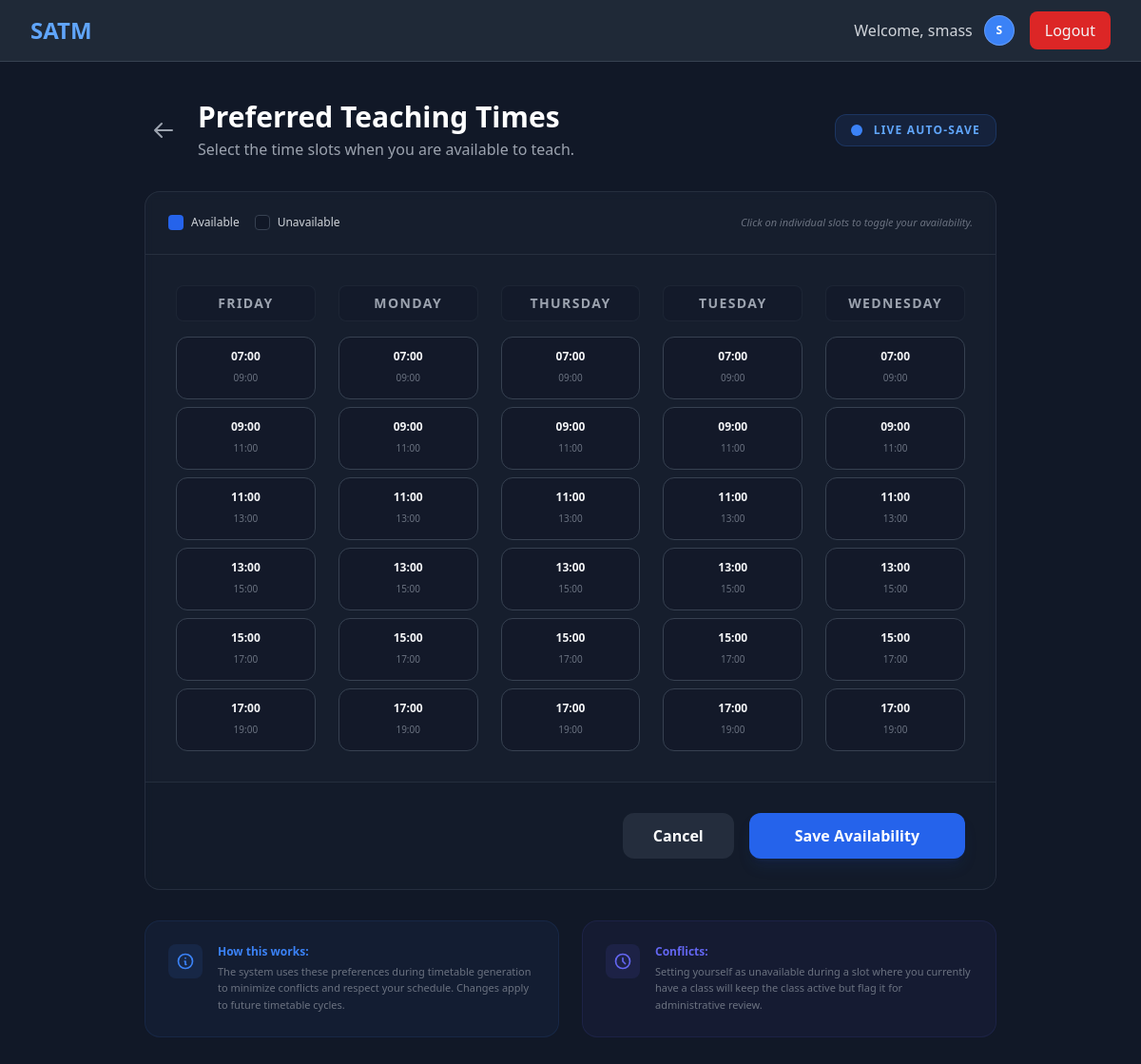
/dashboard/lecturer/set-availability/ (signed in), run on the app's committed database.
### users/models.py (models this page shows, shortened)
class User(AbstractUser):
    username = models.CharField(
        _('username'),
        max_length=150,
        unique=True,
        help_text=_('Required. 150 characters or fewer. Letters, digits and @/./+/-/_ only.'),
        validators=[SlashedUsernameValidator()],
        error_messages={
            'unique': _("A user with that username already exists."),
        },
    )
    ROLE_CHOICES = (
        ('admin', 'Admin'),
        ('lecturer', 'Lecturer'),
        ('student', 'Student'),
    )
    role = models.CharField(max_length=20, choices=ROLE_CHOICES, default='student')
    course = models.ForeignKey('timetabling.Course', on_delete=models.SET_NULL, null=True, blank=True, related_name='students')
    profile_picture = models.ImageField(upload_to='profile_pics/', null=True, blank=True)
    must_change_password = models.BooleanField(default=False, help_text="Force user to change password on next login.")
    year = models.IntegerField(null=True, blank=True)
    semester = models.IntegerField(null=True, blank=True, default=1)

### timetabling/models.py (models this page shows, shortened)
class TimeSlot(models.Model):
    day = models.CharField(max_length=10)  # Monday, Tuesday...
    start_time = models.TimeField()
    end_time = models.TimeField()
    class Meta:
        unique_together = ('day', 'start_time')

### users/views.py (the view, shortened to what this page needs)
# urls.py: path('dashboard/lecturer/set-availability/', views.set_availability, name='set_availability'),
@login_required
def set_availability(request):
    if request.user.role != 'lecturer':
        return redirect('login')
    all_slots = TimeSlot.objects.all().order_by('day', 'start_time')
    current_availability = LecturerAvailability.objects.filter(lecturer=request.user, is_available=True).values_list('time_slot_id', flat=True)
    return render(request, 'dashboards/set_availability.html', {
        'all_slots': all_slots,
        'current_availability': list(current_availability)
    })

### templates/dashboards/set_availability.html (shortened to what this page needs)
{% extends 'dashboards/base_dashboard.html' %}
{% load static %}
{% block content %}
<div class="max-w-4xl mx-auto">
    <div class="mb-8 flex items-center justify-between gap-4">
        <div class="flex items-center gap-4">
            <a href="{% url 'lecturer_dashboard' %}"
                class="p-2 hover:bg-gray-800 rounded-xl text-gray-400 hover:text-white transition-all">
                <svg xmlns="http://www.w3.org/2000/svg" class="h-6 w-6" fill="none" viewBox="0 0 24 24"
                    stroke="currentColor">
                    <path stroke-linecap="round" stroke-linejoin="round" stroke-width="2"
                        d="M10 19l-7-7m0 0l7-7m-7 7h18" />
                </svg>
            </a>
            <div>
                <h1 class="text-3xl font-bold text-white">Preferred Teaching Times</h1>
                <p class="text-gray-400 mt-1">Select the time slots when you are available to teach.</p>
            </div>
        </div>
        <div class="hidden md:flex items-center gap-3 px-4 py-2 bg-blue-500/10 border border-blue-500/20 rounded-xl">
            <div class="w-3 h-3 bg-blue-500 rounded-full animate-pulse"></div>
            <span class="text-xs font-semibold text-blue-400 uppercase tracking-widest">Live Auto-Save</span>
        </div>
    </div>
    <div class="bg-gray-800/40 border border-gray-700/50 rounded-2xl overflow-hidden backdrop-blur-sm">
        <div class="p-6 border-b border-gray-700/50 flex flex-col md:flex-row md:items-center justify-between gap-4">
            <div class="flex items-center gap-4">
                <div class="flex items-center gap-2">
                    <div class="w-4 h-4 bg-blue-600 rounded"></div>
                    <span class="text-xs text-gray-300">Available</span>
                </div>
                <div class="flex items-center gap-2">
                    <div class="w-4 h-4 bg-gray-900 border border-gray-700 rounded"></div>
                    <span class="text-xs text-gray-300">Unavailable</span>
                </div>
            </div>
            <p class="text-[11px] text-gray-500 italic">Click on individual slots to toggle your availability.</p>
        </div>
        <form method="post" id="availability-form">
            <div class="p-8">
                <div class="grid grid-cols-1 md:grid-cols-5 gap-6">
                    {% regroup all_slots by day as day_list %}
                    {% for day in day_list %}
                    <div class="space-y-4">
                        <h3
                            class="text-sm font-bold text-gray-400 uppercase tracking-widest text-center py-2 bg-gray-900/40 rounded-lg border border-gray-700/30">
                            {{ day.grouper }}
                        </h3>
                        <div class="space-y-2">
                            {% for slot in day.list %}
                            <label class="block relative group cursor-pointer">
                                <div class="w-full p-3 bg-gray-900/60 border border-gray-700 rounded-xl text-center transition-all duration-300
                                    peer-checked:bg-blue-600/20 peer-checked:border-blue-500/50 peer-checked:text-blue-400
                                    group-hover:border-gray-500/50">
                                    <span class="text-xs font-semibold block">{{ slot.start_time|time:"H:i" }}</span>
                                    <span
                                        class="text-[10px] text-gray-500 group-hover:text-gray-400 peer-checked:text-blue-500/70">{{ slot.end_time|time:"H:i" }}</span>
                                </div>
                            </label>
                            {% endfor %}
                        </div>
                    </div>
                    {% endfor %}
                </div>
            </div>
            <div class="p-8 bg-gray-900/40 border-t border-gray-700/50 flex justify-end gap-4">
                <a href="{% url 'lecturer_dashboard' %}"
                    class="px-8 py-3 bg-gray-700/50 hover:bg-gray-700/80 text-white font-bold rounded-xl transition-all duration-300">
                    Cancel
                </a>
                <button type="submit"
                    class="px-12 py-3 bg-blue-600 hover:bg-blue-700 text-white font-bold rounded-xl transition-all duration-300 shadow-lg shadow-blue-900/20 hover:scale-[1.02] active:scale-[0.98]">
                    Save Availability
                </button>
            </div>
        </form>
    </div>
    <div class="mt-8 flex flex-col md:flex-row gap-6">
        <div class="flex-1 p-6 bg-blue-500/5 border border-blue-500/10 rounded-2xl flex gap-4">
            <div class="p-2 bg-blue-500/10 rounded-lg text-blue-500 h-fit">
                <svg xmlns="http://www.w3.org/2000/svg" class="h-5 w-5" fill="none" viewBox="0 0 24 24"
                    stroke="currentColor">
                    <path stroke-linecap="round" stroke-linejoin="round" stroke-width="2"
                        d="M13 16h-1v-4h-1m1-4h.01M21 12a9 9 0 11-18 0 9 9 0 0118 0z" />
                </svg>
            </div>
            <div>
                <h4 class="text-blue-500 font-bold text-xs">How this works:</h4>
                <p class="text-gray-500 text-[11px] mt-1 leading-relaxed">
                    The system uses these preferences during timetable generation to minimize conflicts and respect your
                    schedule. Changes apply to future timetable cycles.
                </p>
            </div>
        </div>
        <div class="flex-1 p-6 bg-indigo-500/5 border border-indigo-500/10 rounded-2xl flex gap-4">
            <div class="p-2 bg-indigo-500/10 rounded-lg text-indigo-500 h-fit">
                <svg xmlns="http://www.w3.org/2000/svg" class="h-5 w-5" fill="none" viewBox="0 0 24 24"
                    stroke="currentColor">
                    <path stroke-linecap="round" stroke-linejoin="round" stroke-width="2"
                        d="M12 8v4l3 3m6-3a9 9 0 11-18 0 9 9 0 0118 0z" />
                </svg>
            </div>
            <div>
                <h4 class="text-indigo-500 font-bold text-xs">Conflicts:</h4>
                <p class="text-gray-500 text-[11px] mt-1 leading-relaxed">
                    Setting yourself as unavailable during a slot where you currently have a class will keep the class
                    active but flag it for administrative review.
                </p>
            </div>
        </div>
    </div>
</div>
{% endblock %}

### templates/dashboards/base_dashboard.html (shortened to what this page needs)
{% load static %}
<!DOCTYPE html>
<html lang="en">
<head>
    <script src="https://cdn.tailwindcss.com"></script>
</head>
<body class="bg-gray-900 text-gray-100 min-h-screen">
    <nav class="bg-gray-800 border-b border-gray-700">
        <div class="max-w-7xl mx-auto px-4 sm:px-6 lg:px-8">
            <div class="flex justify-between h-16 items-center">
                <div class="flex items-center">
                    <span class="text-2xl font-bold text-blue-400">SATM</span>
                </div>
                <div class="flex items-center space-x-4">
                    <div class="flex items-center gap-3">
                        <span class="text-gray-300 hidden sm:inline">Welcome, {{ user.username }}</span>
                        <div
                            class="w-8 h-8 rounded-full bg-blue-500 flex items-center justify-center overflow-hidden border border-white/20">
                            {% if user.profile_picture %}
                            <img src="{{ user.profile_picture.url }}" alt="Profile" class="w-full h-full object-cover">
                            {% else %}
                            <span class="text-xs font-bold text-white">{{ user.username|slice:":1"|upper }}</span>
                            {% endif %}
                        </div>
                    </div>
                    <form action="{% url 'logout' %}" method="post">
                        <button type="submit" class="px-4 py-2 bg-red-600 hover:bg-red-700 rounded-lg transition">
                            Logout
                        </button>
                    </form>
                </div>
            </div>
        </div>
    </nav>
    <main class="max-w-7xl mx-auto py-10 px-4 sm:px-6 lg:px-8">
        {% block content %}{% endblock %}
    </main>
</body>
</html>

### data on the page
User: username "smass", username "S"
TimeSlot: grouper "FRIDAY", start_time "07:00", end_time "09:00"
TimeSlot: start_time "09:00", end_time "11:00"
TimeSlot: start_time "11:00", end_time "13:00"
TimeSlot: start_time "13:00", end_time "15:00"
TimeSlot: start_time "15:00", end_time "17:00"
TimeSlot: start_time "17:00", end_time "19:00"
TimeSlot: grouper "MONDAY", start_time "07:00", end_time "09:00"
TimeSlot: start_time "09:00", end_time "11:00"
TimeSlot: start_time "11:00", end_time "13:00"
TimeSlot: start_time "13:00", end_time "15:00"
TimeSlot: start_time "15:00", end_time "17:00"
TimeSlot: start_time "17:00", end_time "19:00"
TimeSlot: grouper "THURSDAY", start_time "07:00", end_time "09:00"
TimeSlot: start_time "09:00", end_time "11:00"
TimeSlot: start_time "11:00", end_time "13:00"
TimeSlot: start_time "13:00", end_time "15:00"
TimeSlot: start_time "15:00", end_time "17:00"
TimeSlot: start_time "17:00", end_time "19:00"
TimeSlot: grouper "TUESDAY", start_time "07:00", end_time "09:00"
TimeSlot: start_time "09:00", end_time "11:00"
TimeSlot: start_time "11:00", end_time "13:00"
TimeSlot: start_time "13:00", end_time "15:00"
TimeSlot: start_time "15:00", end_time "17:00"
TimeSlot: start_time "17:00", end_time "19:00"
TimeSlot: grouper "WEDNESDAY", start_time "07:00", end_time "09:00"
TimeSlot: start_time "09:00", end_time "11:00"
TimeSlot: start_time "11:00", end_time "13:00"
TimeSlot: start_time "13:00", end_time "15:00"
TimeSlot: start_time "15:00", end_time "17:00"
TimeSlot: start_time "17:00", end_time "19:00"
